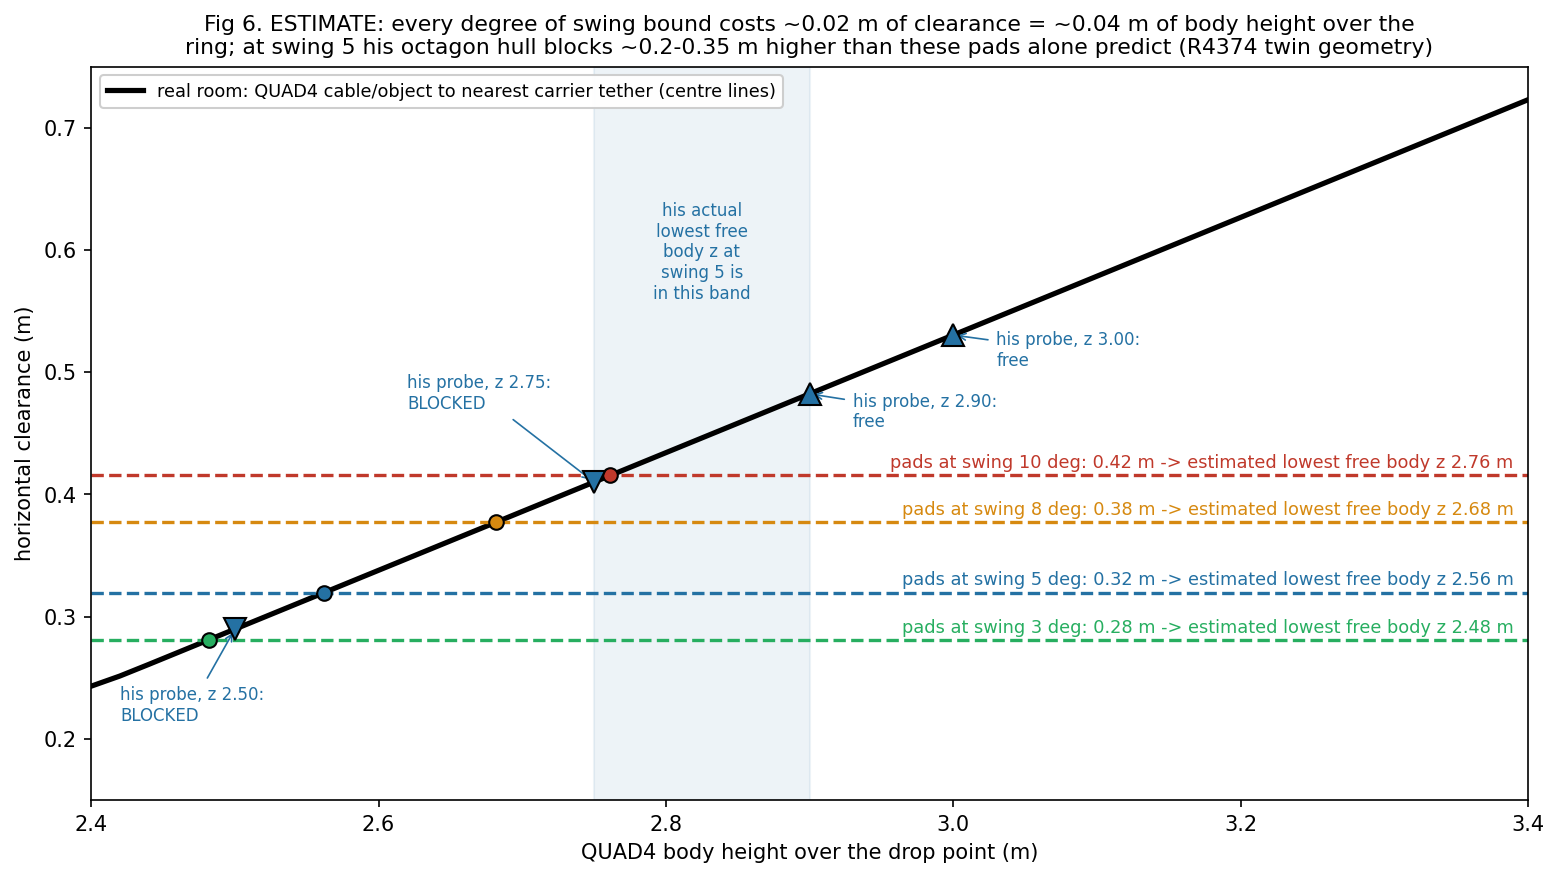

Write Python code to recreate this figure.
"""Fig 6: an ESTIMATE (not his code) of the room at the drop point vs QUAD4's body height, against the pads his model
adds, for several swing bounds; his probe's verdicts on the same twin state (R4374 stall README, outer_octagon,
swing 5) are overlaid as the check. Real room = centre-line distance from QUAD4's hanging cable+object (body over the
ring centre, the R4374 cable vector) to the nearest carrier tether. Pads = swing reach at the object
(1.109 m x sin swing) + the object's half-diagonal (twin box 0.08 -> 0.113) + carrier tracking 0.06 + ego tracking 0.05."""
import numpy as np

from common import *

s = at(load_run(f'{R4374}/run.csv'), 54.83)
P = plates(s)
B = [np.array([s[f'd{i}_x'], s[f'd{i}_y'], s[f'd{i}_z']]) for i in range(3)]
L = s['d3_z'] - s['ball_z']          # body to object centre, 1.109 m
H = np.linspace(2.4, 3.4, 51)
room = []
for h in H:
    top = np.array([0, 0, h]); bot = top - np.array([0, 0, L])
    room.append(min(seg_dist(top, bot, P[i], B[i])[0] for i in range(3)))
room = np.array(room)
fixed = 0.08 * np.sqrt(2) + 0.06 + 0.05

fig, ax = plt.subplots(figsize=(10.5, 6))
ax.plot(H, room, color='k', lw=2.5, label='real room: QUAD4 cable/object to nearest carrier tether (centre lines)')
cols = {3: '#27ae60', 5: C_OCT, 8: '#d68910', 10: C_LEG}
for sw, col in cols.items():
    need = fixed + L * np.sin(np.radians(sw))
    ax.axhline(need, color=col, ls='--', lw=1.6)
    hx = np.interp(need, room, H)
    ax.plot(hx, need, 'o', color=col, mec='k', ms=7, zorder=5)
    ax.text(3.39, need + 0.006, f'pads at swing {sw} deg: {need:.2f} m -> estimated lowest free body z {hx:.2f} m',
            color=col, fontsize=8.5, ha='right')
# his probe on the same twin state (README rows at y = 0, x = 0; outer_octagon, swing 5)
for z, ok in [(2.50, False), (2.75, False), (2.90, True), (3.00, True)]:
    r = np.interp(z, H, room)
    ax.plot(z, r, 'v' if not ok else '^', color=C_OCT, ms=11, mec='k', zorder=6)
    off = {2.50: (2.42, 0.215), 2.75: (2.62, 0.47), 2.90: (2.93, 0.455), 3.00: (3.03, 0.505)}[z]
    ax.annotate(f'his probe, z {z:.2f}:\n' + ('free' if ok else 'BLOCKED'), (z, r), off, fontsize=8, color=C_OCT,
                arrowprops=dict(arrowstyle='->', color=C_OCT, lw=0.8))
ax.axvspan(2.75, 2.90, color=C_OCT, alpha=0.08)
ax.text(2.825, 0.56, 'his actual\nlowest free\nbody z at\nswing 5 is\nin this band', ha='center', fontsize=8, color=C_OCT)
ax.set_xlabel('QUAD4 body height over the drop point (m)')
ax.set_ylabel('horizontal clearance (m)')
ax.set_xlim(2.4, 3.4); ax.set_ylim(0.15, 0.75)
ax.legend(loc='upper left', fontsize=8.5)
ax.set_title('Fig 6. ESTIMATE: every degree of swing bound costs ~0.02 m of clearance = ~0.04 m of body height over the\n'
             'ring; at swing 5 his octagon hull blocks ~0.2-0.35 m higher than these pads alone predict (R4374 twin geometry)',
             fontsize=10.5)
fig.tight_layout()
save(fig, 'fig6_clearance_budget_vs_swing.png')
print('L', L, 'slope', np.polyfit(H, room, 1)[0])
